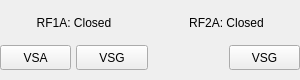
<?xml version="1.0" encoding="UTF-8"?>
<ui version="4.0">
 <class>RoutBox</class>
 <widget class="QFrame" name="RoutBox">
  <property name="geometry">
   <rect>
    <x>0</x>
    <y>0</y>
    <width>300</width>
    <height>80</height>
   </rect>
  </property>
  <property name="sizePolicy">
   <sizepolicy hsizetype="Minimum" vsizetype="Minimum">
    <horstretch>0</horstretch>
    <verstretch>0</verstretch>
   </sizepolicy>
  </property>
  <property name="minimumSize">
   <size>
    <width>300</width>
    <height>80</height>
   </size>
  </property>
  <property name="windowTitle">
   <string>Frame</string>
  </property>
  <layout class="QVBoxLayout" name="verticalLayout">
   <property name="spacing">
    <number>0</number>
   </property>
   <property name="leftMargin">
    <number>0</number>
   </property>
   <property name="topMargin">
    <number>0</number>
   </property>
   <property name="rightMargin">
    <number>0</number>
   </property>
   <property name="bottomMargin">
    <number>0</number>
   </property>
   <item>
    <layout class="QHBoxLayout" name="horizontalLayout_3">
     <property name="spacing">
      <number>5</number>
     </property>
     <property name="bottomMargin">
      <number>0</number>
     </property>
     <item>
      <widget class="QLabel" name="label_2">
       <property name="sizePolicy">
        <sizepolicy hsizetype="Minimum" vsizetype="Minimum">
         <horstretch>0</horstretch>
         <verstretch>0</verstretch>
        </sizepolicy>
       </property>
       <property name="minimumSize">
        <size>
         <width>0</width>
         <height>25</height>
        </size>
       </property>
       <property name="maximumSize">
        <size>
         <width>16777215</width>
         <height>25</height>
        </size>
       </property>
       <property name="text">
        <string>RF1A: Closed</string>
       </property>
       <property name="alignment">
        <set>Qt::AlignCenter</set>
       </property>
      </widget>
     </item>
     <item>
      <widget class="QLabel" name="label_4">
       <property name="sizePolicy">
        <sizepolicy hsizetype="Minimum" vsizetype="Minimum">
         <horstretch>0</horstretch>
         <verstretch>0</verstretch>
        </sizepolicy>
       </property>
       <property name="minimumSize">
        <size>
         <width>0</width>
         <height>25</height>
        </size>
       </property>
       <property name="maximumSize">
        <size>
         <width>16777215</width>
         <height>25</height>
        </size>
       </property>
       <property name="text">
        <string>RF2A: Closed</string>
       </property>
       <property name="alignment">
        <set>Qt::AlignCenter</set>
       </property>
      </widget>
     </item>
    </layout>
   </item>
   <item>
    <layout class="QHBoxLayout" name="horizontalLayout_4" stretch="1,1,1,1">
     <property name="spacing">
      <number>5</number>
     </property>
     <property name="leftMargin">
      <number>0</number>
     </property>
     <property name="topMargin">
      <number>0</number>
     </property>
     <property name="rightMargin">
      <number>0</number>
     </property>
     <property name="bottomMargin">
      <number>0</number>
     </property>
     <item>
      <widget class="QPushButton" name="pushButton">
       <property name="sizePolicy">
        <sizepolicy hsizetype="Minimum" vsizetype="Minimum">
         <horstretch>0</horstretch>
         <verstretch>0</verstretch>
        </sizepolicy>
       </property>
       <property name="minimumSize">
        <size>
         <width>25</width>
         <height>25</height>
        </size>
       </property>
       <property name="maximumSize">
        <size>
         <width>16777215</width>
         <height>25</height>
        </size>
       </property>
       <property name="text">
        <string>VSA</string>
       </property>
      </widget>
     </item>
     <item>
      <widget class="QPushButton" name="pushButton_2">
       <property name="sizePolicy">
        <sizepolicy hsizetype="Minimum" vsizetype="Minimum">
         <horstretch>0</horstretch>
         <verstretch>0</verstretch>
        </sizepolicy>
       </property>
       <property name="minimumSize">
        <size>
         <width>25</width>
         <height>25</height>
        </size>
       </property>
       <property name="maximumSize">
        <size>
         <width>16777215</width>
         <height>25</height>
        </size>
       </property>
       <property name="text">
        <string>VSG</string>
       </property>
      </widget>
     </item>
     <item>
      <widget class="QLabel" name="label">
       <property name="sizePolicy">
        <sizepolicy hsizetype="Minimum" vsizetype="Minimum">
         <horstretch>0</horstretch>
         <verstretch>0</verstretch>
        </sizepolicy>
       </property>
       <property name="minimumSize">
        <size>
         <width>25</width>
         <height>25</height>
        </size>
       </property>
       <property name="maximumSize">
        <size>
         <width>16777215</width>
         <height>25</height>
        </size>
       </property>
       <property name="text">
        <string/>
       </property>
      </widget>
     </item>
     <item>
      <widget class="QPushButton" name="pushButton_3">
       <property name="sizePolicy">
        <sizepolicy hsizetype="Minimum" vsizetype="Minimum">
         <horstretch>0</horstretch>
         <verstretch>0</verstretch>
        </sizepolicy>
       </property>
       <property name="minimumSize">
        <size>
         <width>25</width>
         <height>25</height>
        </size>
       </property>
       <property name="maximumSize">
        <size>
         <width>16777215</width>
         <height>25</height>
        </size>
       </property>
       <property name="text">
        <string>VSG</string>
       </property>
      </widget>
     </item>
    </layout>
   </item>
  </layout>
 </widget>
 <resources/>
 <connections/>
</ui>
